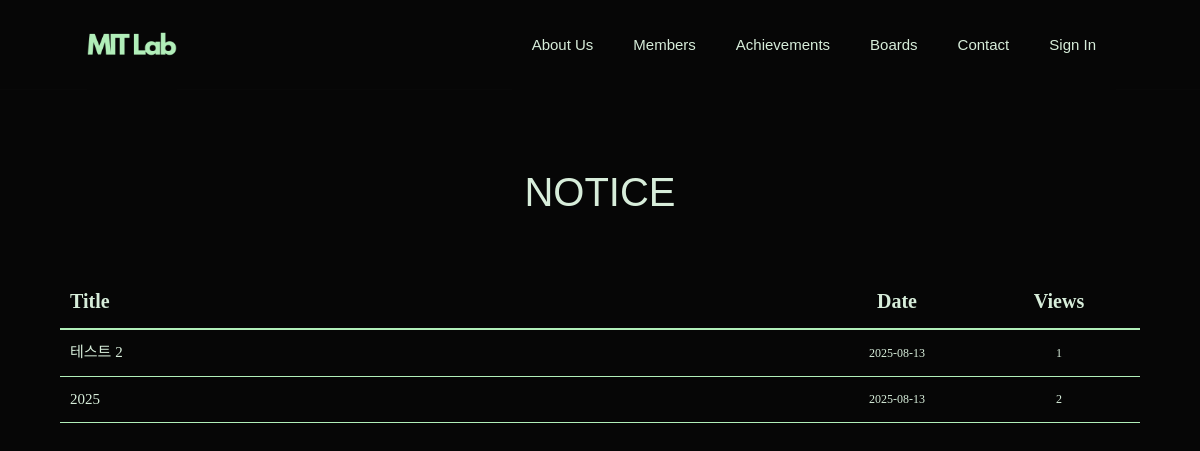
/notice, run on an earlier commit of the app's database.
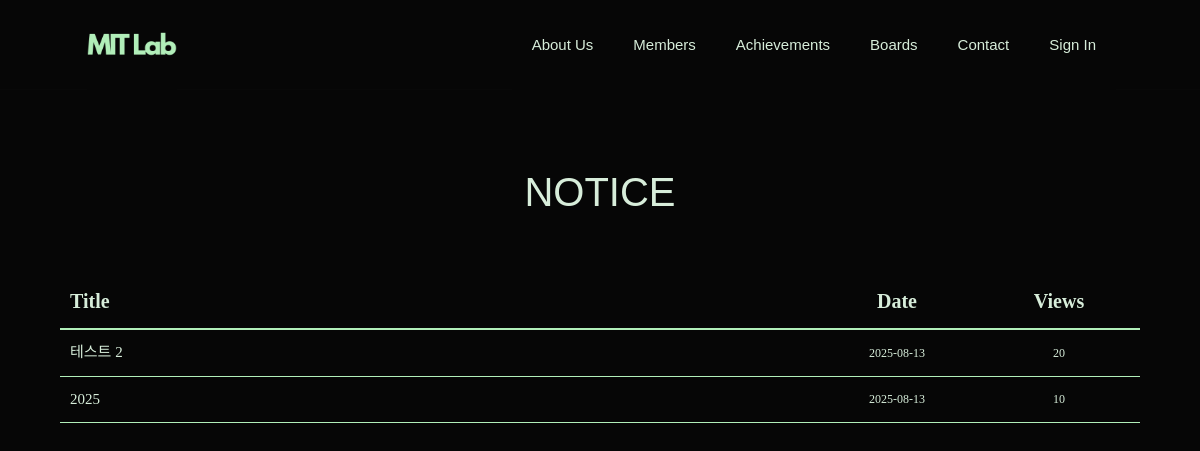
And on a later commit of the database.
### app.py (models this page shows)
class Notice(db.Model):
    id = db.Column(db.Integer, primary_key=True)
    title = db.Column(db.String(200), nullable=False)
    content = db.Column(db.Text, nullable=False)
    created_at = db.Column(db.DateTime, default=datetime.utcnow)
    view_count = db.Column(db.Integer, default=0)
    attachments = db.relationship('NoticeAttachment', backref='notice', cascade='all, delete-orphan')

### app.py (the view)
@app.route('/notice')
def notice():
    notices = Notice.query.order_by(Notice.created_at.desc()).all()
    return render_template('notice.html', notices=notices)

### app.py (called while the page is built)
@app.context_processor
def inject_csrf_token():
    return dict(csrf_token=generate_csrf)

### templates/notice.html (shortened to what this page needs)
{% extends "base.html" %}
{% block content %}
    <div class="container-fluid mt-5 notice-container">
        <div class="d-flex justify-content-between align-items-center my-5">
            <h2 class="section-title">Notice</h2>
            <table class="notice-table">
                <thead>
                    <tr>
                        <th class="title-col">Title</th>
                        <th class="date-col">Date</th>
                        <th class="views-col">Views</th>
                    </tr>
                </thead>
                <tbody>
                    {% for notice in notices %}
                    <tr onclick="location.href='{{ url_for('notice_view_post', notice_id=notice.id) }}'">
                        <td>{{ notice.title }}</td>
                        <td>{{ notice.created_at.strftime('%Y-%m-%d') }}</td>
                        <td>{{ notice.view_count }}</td>
                    </tr>
                    {% endfor %}
                </tbody>
            </table>
        </div>
    </div>
{% endblock %}

### templates/base.html (shortened to what this page needs)
<!DOCTYPE html>
<html>
<head>
	<link rel="stylesheet" href="https://maxcdn.bootstrapcdn.com/bootstrap/3.3.7/css/bootstrap.min.css">
	<link rel="stylesheet" href="{{ url_for('static', filename='css/font-awesome.min.css') }}">
	<link rel="stylesheet" href="{{ url_for('static', filename='css/slick.css') }}">
	<link rel="stylesheet" href="{{ url_for('static', filename='css/style.css') }}">
	<link href="https://cdn.jsdelivr.net/npm/aos@2.3.4/dist/aos.css" rel="stylesheet">
</head>
<body class="{{ body_class | default('') }}">
    <header id="header">
		<nav class="navbar navbar-inverse navbar-fixed-top">
		  <div class="container">
		    <div class="navbar-header">
		      	<a class="navbar-brand" href="{{ url_for('home') }}">
		        	<img alt="Logo" src="{{ url_for('static', filename='img/logo.png') }}">
		      	</a>
		    </div>
		    <div class="collapse navbar-collapse" id="main-navbar">
		      <ul class="nav navbar-nav navbar-right">
				<li class="dropdown">
					<a class="dropdown-toggle" href="#" role="button" aria-haspopup="true" aria-expanded="false">
						About Us
					</a>
				</li>
				<li class="dropdown">
					<a class="dropdown-toggle" href="#" role="button" aria-haspopup="true" aria-expanded="false">
						Members
					</a>
				</li>
				<li class="dropdown">
					<a class="dropdown-toggle" href="#" role="button" aria-haspopup="true" aria-expanded="false">
						Achievements
					</a>
				</li>
                <li class="dropdown">
					<a class="dropdown-toggle" href="#" role="button" aria-haspopup="true" aria-expanded="false">
						Boards
					</a>
				</li>
                <li>
                    <a href="{{ url_for('contact') }}">Contact</a></li>
				{% if current_user.is_authenticated and current_user.is_admin %}
				<li class="dropdown">
					<a class="dropdown-toggle" href="#" role="button" aria-haspopup="true" aria-expanded="false">
						My Page
					</a>
					<ul class="dropdown-menu">
						<li><a href="/admin/edit_home">Edit Home</a></li>
						<li><a href="/logout">Sign Out</a></li>
						<li><a href="{{ url_for('register') }}">Register</a></li>
					</ul>
				</li>
				{% else %}
				<li>
					<a href="{{ url_for('login') }}">Sign In</a></li>
				{% endif %}
		      </ul>
		    </div>
		  </div>
		</nav>
	</header>
    <main style="padding-top: 90px; min-height: 100vh;">
        {% block content %}{% endblock %}
    </main>
</body>
</html>

### static/css/style.css (style rules this page uses)
main { background-color: #060606; color: #d7edda; }
body { padding-top: 90px; font-family: 'Pretendard', serif; font-size: 15px; background-color: #060606; color: #d7edda; line-height: 1.7; }
html, body { margin: 0; padding: 0; overflow-x: hidden; overflow-y: auto; }
ul, ol { list-style-type: none; padding: 0; margin: 0; }
h1, .h1, h2, .h2, h3, .h3, h4, .h4, h5, .h5, h6, .h6, label, button, .btn { font-family: 'Pretendard', sans-serif; text-transform: uppercase; margin: 0; }
h1, .h1, h2, .h2, h3, .h3, h4, .h4, h5, .h5, h6, .h6 { display: block; }
h2 { font-size: 40px; }
h2.section-title { color: #d7edda; margin: 80px 0px 60px; text-align: center; }
.container-fluid { padding-left: 60px; padding-right: 60px; }
.navbar { height: 90px; font-family: 'Pretendard', sans-serif; text-transform: capitalize; background-color: #060606; padding-left: 10%; padding-right: 10%; }
.navbar>.container .navbar-brand, .navbar>.container-fluid .navbar-brand { margin-left: 0px; }
@media (min-width: 768px) { .navbar { height: 90px; font-family: 'Pretendard', sans-serif; text-transform: capitalize; background-color: #060606; padding-left: 7%; padding-right: 7%; } }
@media (min-width: 768px) { .navbar-brand { float: left; height: 90px; padding: 0; } }
@media (min-width: 768px) { .navbar-brand img { height: 90px; } }
@media (min-width: 768px) { .navbar-inverse .collapse { height: 90px; } }
@media (min-width: 768px) { .navbar .container { width: 100% !important; padding-left: 3px; } }
@media (min-width: 768px) { .navbar-inverse .nav > li > a { font-size: 15px; color: #d7edda; text-align: center; width: auto; background-color: #060606; padding: 35px 15px; } }
@media (min-width: 992px) { .navbar-brand { width: 100%; padding: 0; } }
@media (min-width: 992px) { .navbar-brand img { height: 90px; } }
@media (min-width: 992px) { .navbar-inverse .collapse { height: 90px; } }
@media (min-width: 992px) { .navbar-inverse .nav > li > a { font-size: 15px; color: #d7edda; text-align: center; width: auto; background-color: #060606; padding: 35px 20px; } }
.notice-table { border-collapse: collapse; width: 100%; }
.notice-table .title-col { width: 70%; }
.notice-table .date-col { width: 15%; }
.notice-table .views-col { width: 15%; }
table.notice-table thead tr { border-bottom: 2px solid #b1eeb9; }
table.notice-table th { border-bottom: 1px solid #b1eeb9; font-weight: bold; font-size: 20px; color: #d7edda; padding: 10px; }
.notice-table td { border-bottom: 1px solid #b1eeb9; color: #d7edda; padding: 10px; }
.notice-table th:nth-child(2), .notice-table th:nth-child(3), .notice-table td:nth-child(2), .notice-table td:nth-child(3) { text-align: center; vertical-align: middle; }
.notice-table td:nth-child(2), .notice-table td:nth-child(3) { font-size: 12px; padding: 5px; }

What changed in the data, as far as the page shows it:
changed Notice "테스트 2": view_count "1" → "20"
changed Notice (number 2 of 2 on the later page): view_count "2" → "10"
